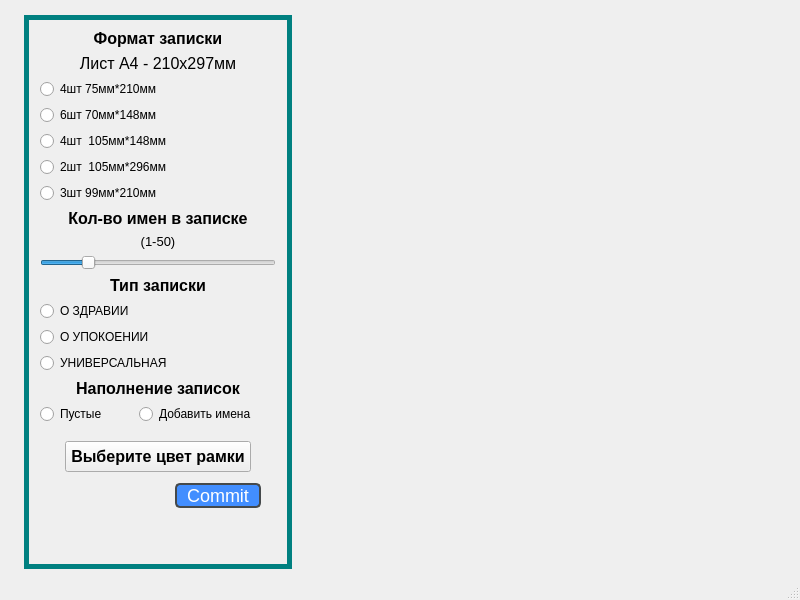
<?xml version="1.0" encoding="UTF-8"?>
<ui version="4.0">
 <class>MainWindow</class>
 <widget class="QMainWindow" name="MainWindow">
  <property name="geometry">
   <rect>
    <x>0</x>
    <y>0</y>
    <width>800</width>
    <height>600</height>
   </rect>
  </property>
  <property name="windowTitle">
   <string>MainWindow</string>
  </property>
  <property name="styleSheet">
   <string notr="true"/>
  </property>
  <widget class="QWidget" name="centralwidget">
   <layout class="QHBoxLayout" name="horizontalLayout">
    <property name="topMargin">
     <number>15</number>
    </property>
    <item>
     <layout class="QHBoxLayout" name="horizontalLayout_2">
      <property name="spacing">
       <number>15</number>
      </property>
      <property name="sizeConstraint">
       <enum>QLayout::SetDefaultConstraint</enum>
      </property>
      <item>
       <widget class="QWidget" name="widget_2" native="true">
        <property name="styleSheet">
         <string notr="true"/>
        </property>
       </widget>
      </item>
      <item>
       <widget class="QScrollArea" name="scrollArea">
        <property name="sizePolicy">
         <sizepolicy hsizetype="MinimumExpanding" vsizetype="Expanding">
          <horstretch>0</horstretch>
          <verstretch>0</verstretch>
         </sizepolicy>
        </property>
        <property name="layoutDirection">
         <enum>Qt::LeftToRight</enum>
        </property>
        <property name="styleSheet">
         <string notr="true">QScrollArea {
	border: 5px solid teal;
}</string>
        </property>
        <property name="horizontalScrollBarPolicy">
         <enum>Qt::ScrollBarAlwaysOff</enum>
        </property>
        <property name="sizeAdjustPolicy">
         <enum>QAbstractScrollArea::AdjustToContents</enum>
        </property>
        <property name="widgetResizable">
         <bool>true</bool>
        </property>
        <property name="alignment">
         <set>Qt::AlignLeading|Qt::AlignLeft|Qt::AlignVCenter</set>
        </property>
        <widget class="QWidget" name="scrollAreaWidgetContents">
         <property name="geometry">
          <rect>
           <x>0</x>
           <y>0</y>
           <width>266</width>
           <height>521</height>
          </rect>
         </property>
         <property name="sizePolicy">
          <sizepolicy hsizetype="Expanding" vsizetype="Preferred">
           <horstretch>0</horstretch>
           <verstretch>0</verstretch>
          </sizepolicy>
         </property>
         <property name="minimumSize">
          <size>
           <width>0</width>
           <height>0</height>
          </size>
         </property>
         <property name="styleSheet">
          <string notr="true"/>
         </property>
         <layout class="QFormLayout" name="formLayout">
          <property name="labelAlignment">
           <set>Qt::AlignLeading|Qt::AlignLeft|Qt::AlignVCenter</set>
          </property>
          <property name="formAlignment">
           <set>Qt::AlignLeading|Qt::AlignLeft|Qt::AlignTop</set>
          </property>
          <property name="leftMargin">
           <number>11</number>
          </property>
          <property name="rightMargin">
           <number>11</number>
          </property>
          <item row="0" column="0" colspan="2">
           <widget class="QLabel" name="label_2">
            <property name="font">
             <font>
              <pointsize>12</pointsize>
              <weight>75</weight>
              <bold>true</bold>
             </font>
            </property>
            <property name="layoutDirection">
             <enum>Qt::LeftToRight</enum>
            </property>
            <property name="styleSheet">
             <string notr="true">QLabel {
	font-weight: bold;
}</string>
            </property>
            <property name="text">
             <string>Формат записки</string>
            </property>
            <property name="alignment">
             <set>Qt::AlignCenter</set>
            </property>
           </widget>
          </item>
          <item row="1" column="0" colspan="2">
           <widget class="QLabel" name="label_3">
            <property name="font">
             <font>
              <pointsize>12</pointsize>
             </font>
            </property>
            <property name="styleSheet">
             <string notr="true"/>
            </property>
            <property name="text">
             <string>Лист А4 - 210х297мм</string>
            </property>
            <property name="alignment">
             <set>Qt::AlignCenter</set>
            </property>
           </widget>
          </item>
          <item row="2" column="0" colspan="2">
           <widget class="QRadioButton" name="r_b_format_1">
            <property name="text">
             <string>4шт 75мм*210мм</string>
            </property>
            <attribute name="buttonGroup">
             <string notr="true">buttonGroupFormat</string>
            </attribute>
           </widget>
          </item>
          <item row="3" column="0" colspan="2">
           <widget class="QRadioButton" name="r_b_format_2">
            <property name="text">
             <string>6шт 70мм*148мм</string>
            </property>
            <attribute name="buttonGroup">
             <string notr="true">buttonGroupFormat</string>
            </attribute>
           </widget>
          </item>
          <item row="4" column="0" colspan="2">
           <widget class="QRadioButton" name="r_b_format_3">
            <property name="text">
             <string>4шт  105мм*148мм</string>
            </property>
            <attribute name="buttonGroup">
             <string notr="true">buttonGroupFormat</string>
            </attribute>
           </widget>
          </item>
          <item row="5" column="0" colspan="2">
           <widget class="QRadioButton" name="r_b_format_4">
            <property name="text">
             <string>2шт  105мм*296мм</string>
            </property>
            <attribute name="buttonGroup">
             <string notr="true">buttonGroupFormat</string>
            </attribute>
           </widget>
          </item>
          <item row="6" column="0" colspan="2">
           <widget class="QRadioButton" name="r_b_format_5">
            <property name="text">
             <string>3шт 99мм*210мм</string>
            </property>
            <attribute name="buttonGroup">
             <string notr="true">buttonGroupFormat</string>
            </attribute>
           </widget>
          </item>
          <item row="7" column="0" colspan="2">
           <widget class="QLabel" name="label_4">
            <property name="font">
             <font>
              <pointsize>12</pointsize>
              <weight>75</weight>
              <bold>true</bold>
             </font>
            </property>
            <property name="styleSheet">
             <string notr="true">QLabel {
	font-weight: bold;
}</string>
            </property>
            <property name="text">
             <string>Кол-во имен в записке</string>
            </property>
            <property name="alignment">
             <set>Qt::AlignCenter</set>
            </property>
           </widget>
          </item>
          <item row="8" column="0" colspan="2">
           <widget class="QLabel" name="label_5">
            <property name="font">
             <font>
              <pointsize>10</pointsize>
             </font>
            </property>
            <property name="text">
             <string>(1-50)</string>
            </property>
            <property name="alignment">
             <set>Qt::AlignCenter</set>
            </property>
           </widget>
          </item>
          <item row="9" column="0" colspan="2">
           <widget class="QSlider" name="horizontalSlider">
            <property name="font">
             <font>
              <pointsize>8</pointsize>
             </font>
            </property>
            <property name="minimum">
             <number>1</number>
            </property>
            <property name="maximum">
             <number>50</number>
            </property>
            <property name="value">
             <number>10</number>
            </property>
            <property name="orientation">
             <enum>Qt::Horizontal</enum>
            </property>
           </widget>
          </item>
          <item row="10" column="0" colspan="2">
           <widget class="QLabel" name="label_6">
            <property name="font">
             <font>
              <pointsize>12</pointsize>
              <weight>75</weight>
              <bold>true</bold>
              <kerning>true</kerning>
             </font>
            </property>
            <property name="styleSheet">
             <string notr="true">QLabel {
	font-weight: bold;
}</string>
            </property>
            <property name="text">
             <string>Тип записки</string>
            </property>
            <property name="alignment">
             <set>Qt::AlignCenter</set>
            </property>
           </widget>
          </item>
          <item row="11" column="0" colspan="2">
           <widget class="QRadioButton" name="r_b_type_1">
            <property name="text">
             <string>О ЗДРАВИИ</string>
            </property>
            <attribute name="buttonGroup">
             <string notr="true">buttonGroupType</string>
            </attribute>
           </widget>
          </item>
          <item row="12" column="0" colspan="2">
           <widget class="QRadioButton" name="r_b_type_2">
            <property name="text">
             <string>О УПОКОЕНИИ</string>
            </property>
            <attribute name="buttonGroup">
             <string notr="true">buttonGroupType</string>
            </attribute>
           </widget>
          </item>
          <item row="13" column="0" colspan="2">
           <widget class="QRadioButton" name="r_b_type_3">
            <property name="text">
             <string>УНИВЕРСАЛЬНАЯ</string>
            </property>
            <attribute name="buttonGroup">
             <string notr="true">buttonGroupType</string>
            </attribute>
           </widget>
          </item>
          <item row="15" column="0" colspan="2">
           <widget class="QLabel" name="label_10">
            <property name="font">
             <font>
              <pointsize>12</pointsize>
              <weight>75</weight>
              <bold>true</bold>
             </font>
            </property>
            <property name="styleSheet">
             <string notr="true">QLabel {
	font-weight: bold;
}</string>
            </property>
            <property name="text">
             <string>Наполнение записок</string>
            </property>
            <property name="alignment">
             <set>Qt::AlignCenter</set>
            </property>
           </widget>
          </item>
          <item row="16" column="0" colspan="2">
           <layout class="QHBoxLayout" name="horizontalLayout_3" stretch="1,1">
            <property name="spacing">
             <number>0</number>
            </property>
            <property name="leftMargin">
             <number>0</number>
            </property>
            <property name="topMargin">
             <number>0</number>
            </property>
            <property name="rightMargin">
             <number>20</number>
            </property>
            <item>
             <widget class="QRadioButton" name="r_b_fill_1">
              <property name="sizeIncrement">
               <size>
                <width>0</width>
                <height>0</height>
               </size>
              </property>
              <property name="text">
               <string>Пустые</string>
              </property>
              <attribute name="buttonGroup">
               <string notr="true">buttonGroupFilling</string>
              </attribute>
             </widget>
            </item>
            <item>
             <widget class="QRadioButton" name="r_b_fill_2">
              <property name="sizeIncrement">
               <size>
                <width>0</width>
                <height>0</height>
               </size>
              </property>
              <property name="styleSheet">
               <string notr="true"/>
              </property>
              <property name="text">
               <string>Добавить имена</string>
              </property>
              <attribute name="buttonGroup">
               <string notr="true">buttonGroupFilling</string>
              </attribute>
             </widget>
            </item>
           </layout>
          </item>
          <item row="19" column="0" colspan="2">
           <widget class="QPushButton" name="pushButton">
            <property name="font">
             <font>
              <pointsize>12</pointsize>
              <weight>75</weight>
              <bold>true</bold>
              <strikeout>false</strikeout>
             </font>
            </property>
            <property name="styleSheet">
             <string notr="true">QPushButton {
	margin-top: 5px;
	margin-bottom: 5px;
	margin-left: 25px;
	margin-right: 25px;
	padding: 5px;
	font-weight: bold;
}</string>
            </property>
            <property name="text">
             <string>Выберите цвет рамки</string>
            </property>
           </widget>
          </item>
          <item row="20" column="0" colspan="2">
           <layout class="QHBoxLayout" name="horizontalLayout_4">
            <property name="leftMargin">
             <number>0</number>
            </property>
            <property name="topMargin">
             <number>0</number>
            </property>
            <property name="rightMargin">
             <number>15</number>
            </property>
            <item>
             <spacer name="horizontalSpacer_3">
              <property name="orientation">
               <enum>Qt::Horizontal</enum>
              </property>
              <property name="sizeHint" stdset="0">
               <size>
                <width>40</width>
                <height>20</height>
               </size>
              </property>
             </spacer>
            </item>
            <item>
             <widget class="QPushButton" name="commitButton">
              <property name="styleSheet">
               <string notr="true">QPushButton {
	background-color: rgb(66, 142, 255);
	border: 2px solid rgb(69, 73, 75);
	border-radius: 5px;
	padding-right: 10px;
	padding-left: 10px;
	font-size: 18px;
	color: rgb(255, 255, 255);
}</string>
              </property>
              <property name="text">
               <string>Commit</string>
              </property>
             </widget>
            </item>
           </layout>
          </item>
          <item row="18" column="0" colspan="2">
           <layout class="QVBoxLayout" name="verticalLayout">
            <property name="spacing">
             <number>0</number>
            </property>
            <property name="rightMargin">
             <number>0</number>
            </property>
           </layout>
          </item>
         </layout>
        </widget>
       </widget>
      </item>
      <item>
       <widget class="QWidget" name="widget" native="true"/>
      </item>
     </layout>
    </item>
    <item>
     <spacer name="horizontalSpacer_2">
      <property name="orientation">
       <enum>Qt::Horizontal</enum>
      </property>
      <property name="sizeHint" stdset="0">
       <size>
        <width>40</width>
        <height>20</height>
       </size>
      </property>
     </spacer>
    </item>
    <item>
     <layout class="QVBoxLayout" name="verticalLayout_3">
      <item>
       <spacer name="verticalSpacer_2">
        <property name="orientation">
         <enum>Qt::Vertical</enum>
        </property>
        <property name="sizeHint" stdset="0">
         <size>
          <width>20</width>
          <height>40</height>
         </size>
        </property>
       </spacer>
      </item>
      <item>
       <widget class="QLabel" name="label">
        <property name="font">
         <font>
          <pointsize>20</pointsize>
          <weight>50</weight>
          <bold>false</bold>
         </font>
        </property>
        <property name="styleSheet">
         <string notr="true">QLabel {
	margin-right: 15px;
}</string>
        </property>
        <property name="text">
         <string/>
        </property>
        <property name="scaledContents">
         <bool>true</bool>
        </property>
       </widget>
      </item>
      <item>
       <spacer name="verticalSpacer_3">
        <property name="orientation">
         <enum>Qt::Vertical</enum>
        </property>
        <property name="sizeHint" stdset="0">
         <size>
          <width>20</width>
          <height>40</height>
         </size>
        </property>
       </spacer>
      </item>
     </layout>
    </item>
    <item>
     <spacer name="horizontalSpacer">
      <property name="orientation">
       <enum>Qt::Horizontal</enum>
      </property>
      <property name="sizeHint" stdset="0">
       <size>
        <width>40</width>
        <height>20</height>
       </size>
      </property>
     </spacer>
    </item>
   </layout>
  </widget>
  <widget class="QMenuBar" name="menubar">
   <property name="geometry">
    <rect>
     <x>0</x>
     <y>0</y>
     <width>800</width>
     <height>22</height>
    </rect>
   </property>
  </widget>
  <widget class="QStatusBar" name="statusbar"/>
  <action name="actionData">
   <property name="text">
    <string>Данные о поминаемых</string>
   </property>
  </action>
  <action name="actionHelp">
   <property name="text">
    <string>Помощь</string>
   </property>
  </action>
 </widget>
 <resources/>
 <connections/>
 <buttongroups>
  <buttongroup name="buttonGroupFormat"/>
  <buttongroup name="buttonGroupFilling"/>
  <buttongroup name="buttonGroupType"/>
 </buttongroups>
</ui>
